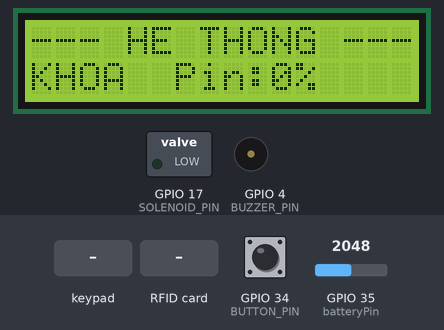
The program below on a simulated ESP32. Parts: 16×2 character LCD, switched loads named in the program (green lamp = pin HIGH), buzzer (waves = sounding, pin HIGH). The inputs (shaded band) are chosen by the test bench; at power-on: GPIO 34 (BUTTON_PIN) HIGH, GPIO 35 (batteryPin) = 2048. WiFi joins after 1.5 s; servers stay silent unless stated; random numbers use the default seed unless the program sets one; EEPROM starts erased; no MQTT or app messages arrive unless stated.

Above: at 1.3 s.
1.4 s: keypad keys 1 2 3 6 # pressed 0.4 s apart
At 4.2 s:
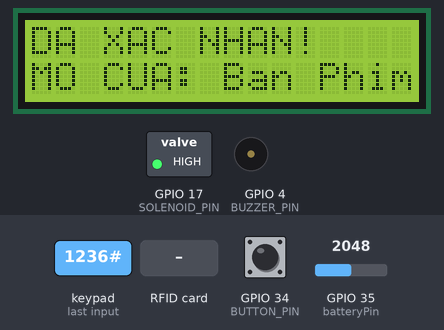
4.9 s: GPIO 34 (BUTTON_PIN) pulled LOW for 3.2 s
At 9.2 s:
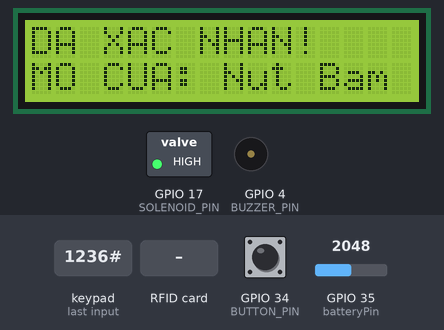
11.3 s: RFID card 03 78 16 19 56 held to the reader
14.5 s: key '*' pressed
17.7 s: keypad keys 0 2 0 6 2 3 # pressed 0.4 s apart
At 21.3 s:
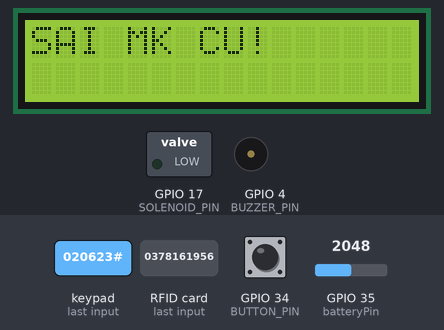
22.0 s: RFID card 63 CD A2 56 held to the reader
At 22.6 s:
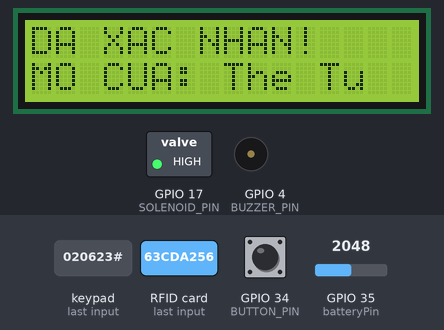
Timing chart, 0 to 26.8 s (numbered marks = the images above; inputs shaded):
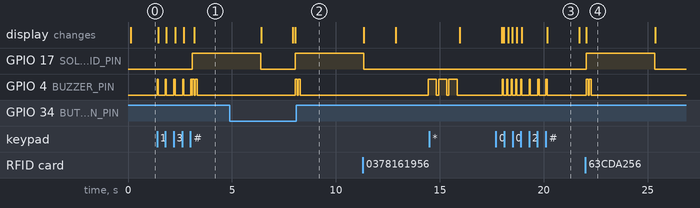

Measured:
- after the input at 1.4 s, GPIO 17 (SOLENOID_PIN): LOW → HIGH after 1.7 s; GPIO 4 (BUZZER_PIN): goes 4 × (HIGH 0.05 s, LOW 0.35 s), HIGH 0.05 s, LOW 0.03 s, HIGH 0.10 s, LOW 0.05 s, HIGH 0.10 s, then LOW, starting at once; the display: first changes after 0.07 s (image 1 shows a later state)
- after the input at 4.9 s, GPIO 4 (BUZZER_PIN): alternates HIGH for 0.10 s and LOW for 0.05 s, 4 changes in all, then stays LOW, starting after 3.1 s
- after the input at 11.3 s, GPIO 4 (BUZZER_PIN): LOW → HIGH after 3.1 s
- after the input at 22.0 s, GPIO 17 (SOLENOID_PIN): LOW → HIGH at once, → LOW 3.3 s later; GPIO 4 (BUZZER_PIN): alternates HIGH for 0.10 s and LOW for 0.05 s, 4 changes in all, then stays LOW, starting at once
- what the display in image 3 shows lasts 1.5 s, from 20.2 s to 21.7 s

The program:

main.cpp
```cpp
// (licence header left out)
#undef VERSION
#define VERSION "Version 1.00"

#include "smart_lock.h"

void setup(void)
{
    smartLockSetup();
}

void loop(void)
{
    smartLockLoop();
}
```

battery_monitor.h
```cpp
#ifndef BATTERY_MONITOR_H
#define BATTERY_MONITOR_H

#include <Arduino.h>

typedef struct {
    uint8_t percent;
    float voltage;
} BatteryStatus;

void batteryMonitorBegin(uint8_t analogPin, float dividerRatio);
BatteryStatus batteryMonitorRead(void);
uint8_t batteryMonitorReadPercent(void);

#endif
```

mqtt_topics.h
```cpp
#ifndef MQTT_TOPICS_H
#define MQTT_TOPICS_H

#include <Arduino.h>

String mqttStatusTopic(const char *lockId);
String mqttCommandTopic(const char *lockId);

#endif
```

smart_lock.h
```cpp
#ifndef SMART_LOCK_H
#define SMART_LOCK_H

#include <Arduino.h>

#define MQTT_SERVER "d60daf22.ala.asia-southeast1.emqxsl.com"
#define MQTT_PORT 8883
#define LOCK_ID "e16147df-f1a2-40bb-b813-750bd79e6b2e"

#define SS_PIN 5
#define RST_PIN 32
#define BUZZER_PIN 4
#define BUTTON_PIN 34
#define SOLENOID_PIN 17
#define BATTERY_PIN 35

#define ROW_NUM 4
#define COL_NUM 3

#define LCD_TIMEOUT_MS 20000UL
#define INPUT_TIMEOUT_MS 10000UL
#define LOCK_TIMEOUT_MS 30000UL
#define NETWORK_CHECK_MS 10000UL

typedef enum {
    SYS_IDLE,
    SYS_WAIT_PASSWORD,
    SYS_LOCKED,
    SYS_CHANGE_OLD,
    SYS_CHANGE_NEW,
    SYS_CHANGE_CONFIRM
} SystemState;

void smartLockSetup(void);
void smartLockLoop(void);

#endif
```

battery_monitor.cpp
```cpp
// (licence header left out)
#undef VERSION
#define VERSION "Version 1.00"

#include "battery_monitor.h"

static uint8_t batteryPin = 35;
static float voltageDividerRatio = 4.7f;

void batteryMonitorBegin(uint8_t analogPin, float dividerRatio)
{
    batteryPin = analogPin;
    voltageDividerRatio = dividerRatio;
}

BatteryStatus batteryMonitorRead(void)
{
    long sum = 0;
    for (int i = 0; i < 10; i++) {
        sum += analogRead(batteryPin);
    }

    float voltage = ((sum / 10.0f) / 4095.0f) * 3.3f * voltageDividerRatio;
    float percent = (voltage - 9.0f) / (12.6f - 9.0f) * 100.0f;

    BatteryStatus status;
    status.voltage = voltage;
    status.percent = (uint8_t)constrain(percent, 0, 100);
    return status;
}

uint8_t batteryMonitorReadPercent(void)
{
    return batteryMonitorRead().percent;
}
```

mqtt_topics.cpp
```cpp
// (licence header left out)
#undef VERSION
#define VERSION "Version 1.00"

#include "mqtt_topics.h"

static String mqttBaseTopic(const char *lockId)
{
    return "smartlock/" + String(lockId);
}

String mqttStatusTopic(const char *lockId)
{
    return mqttBaseTopic(lockId) + "/status";
}

String mqttCommandTopic(const char *lockId)
{
    return mqttBaseTopic(lockId) + "/cmd";
}
```

smart_lock.cpp
```cpp
// (licence header left out)
#undef VERSION
#define VERSION "Version 1.00"

#include "smart_lock.h"

#include "battery_monitor.h"
#include "mqtt_topics.h"

#include <ArduinoJson.h>
#include <Keypad.h>
#include <LiquidCrystal_I2C.h>
#include <MFRC522.h>
#include <Preferences.h>
#include <PubSubClient.h>
#include <SPI.h>
#include <WiFi.h>
#include <WiFiClientSecure.h>
#include <WiFiMulti.h>
#include <Wire.h>

static WiFiMulti wifiMulti;
static MFRC522 rfid(SS_PIN, RST_PIN);
static LiquidCrystal_I2C lcd(0x27, 16, 2);
static Preferences preferences;
static WiFiClientSecure espClient;
static PubSubClient mqttClient(espClient);

static unsigned long lastLCDActivity = 0;
static bool isLCDBacklightOn = true;
static int globalBattery = 100;
static String currentPass = "1236";

static byte pinRows[ROW_NUM] = {33, 25, 26, 27};
static byte pinCols[COL_NUM] = {14, 12, 13};
static char keys[ROW_NUM][COL_NUM] = {
    {'1', '2', '3'},
    {'4', '5', '6'},
    {'7', '8', '9'},
    {'*', '0', '#'}};
static Keypad keypad = Keypad(makeKeymap(keys), pinRows, pinCols, ROW_NUM, COL_NUM);

static SystemState currentState = SYS_IDLE;
static String inputPassword = "";
static String tempPassword = "";
static int failCount = 0;
static int failCountRFID = 0;
static unsigned long lockStartTime = 0;
static unsigned long lastActivityTime = 0;
static bool isLearningMode = false;
static unsigned long lastNetCheck = 0;

static void beepStep(void);
static void beepSuccess(void);
static void beepError(void);
static void wakeUpLCD(void);
static void showIdle(void);
static void publishStatus(bool locked, const char *method, const char *userName, bool saveToHistory);
static void publishAdminEvent(const char *method, const char *note);
static void unlockDoor(const char *method, const char *userName);
static void maintainConnections(void);
static void handleRFID(void);
static void startInput(const char *line1);
static void handleKeypad(void);
static void handleButton(void);
static void handleLCDTimeout(void);
static void mqttCallback(char *topic, byte *payload, unsigned int length);

static void beepStep(void)
{
    digitalWrite(BUZZER_PIN, HIGH);
    delay(50);
    digitalWrite(BUZZER_PIN, LOW);
}

static void beepSuccess(void)
{
    for (int i = 0; i < 2; i++) {
        digitalWrite(BUZZER_PIN, HIGH);
        delay(100);
        digitalWrite(BUZZER_PIN, LOW);
        delay(50);
    }
}

static void beepError(void)
{
    for (int i = 0; i < 3; i++) {
        digitalWrite(BUZZER_PIN, HIGH);
        delay(400);
        digitalWrite(BUZZER_PIN, LOW);
        delay(100);
    }
}

static void wakeUpLCD(void)
{
    lastLCDActivity = millis();
    if (!isLCDBacklightOn) {
        lcd.backlight();
        isLCDBacklightOn = true;
    }
}

static void showIdle(void)
{
    globalBattery = batteryMonitorReadPercent();
    wakeUpLCD();
    lcd.clear();
    lcd.setCursor(0, 0);
    lcd.print("--- HE THONG ---");
    lcd.setCursor(0, 1);
    lcd.print("KHOA  Pin:");
    lcd.print(globalBattery);
    lcd.print("%");

    currentState = SYS_IDLE;
    inputPassword = "";
}

static void publishStatus(bool locked, const char *method, const char *userName, bool saveToHistory)
{
    if (!mqttClient.connected()) {
        return;
    }

    String topic = mqttStatusTopic(LOCK_ID);
    StaticJsonDocument<256> doc;
    doc["locked"] = locked;
    doc["online"] = true;
    doc["battery"] = batteryMonitorReadPercent();
    doc["method"] = method;
    doc["by"] = userName;
    doc["save"] = saveToHistory;

    String payload;
    serializeJson(doc, payload);
    mqttClient.publish(topic.c_str(), payload.c_str(), true);
}

static void publishAdminEvent(const char *method, const char *note)
{
    if (!mqttClient.connected()) {
        return;
    }

    String topic = mqttStatusTopic(LOCK_ID);
    StaticJsonDocument<256> doc;
    doc["online"] = true;
    doc["method"] = method;
    doc["by"] = note;
    doc["save"] = true;

    String payload;
    serializeJson(doc, payload);
    mqttClient.publish(topic.c_str(), payload.c_str(), true);
}

static void unlockDoor(const char *method, const char *userName)
{
    wakeUpLCD();
    lcd.clear();
    lcd.print("DA XAC NHAN!");
    lcd.setCursor(0, 1);
    lcd.print("MO CUA: ");
    lcd.print(userName);

    digitalWrite(SOLENOID_PIN, HIGH);
    publishStatus(false, method, userName, true);
    beepSuccess();
    delay(3000);

    digitalWrite(SOLENOID_PIN, LOW);
    lcd.clear();
    lcd.print("DA KHOA LAI");
    publishStatus(true, "auto_lock", "He Thong", false);
    delay(1500);
    showIdle();
}

static void maintainConnections(void)
{
    if (millis() - lastNetCheck < NETWORK_CHECK_MS) {
        return;
    }
    lastNetCheck = millis();

    if (wifiMulti.run() != WL_CONNECTED) {
        return;
    }

    if (!mqttClient.connected()) {
        String clientId = "ESP32_Lock_" + String(random(1000, 9999));
        if (mqttClient.connect(clientId.c_str(), "anhminh", "020623")) {
            String commandTopic = mqttCommandTopic(LOCK_ID);
            mqttClient.subscribe(commandTopic.c_str());
            publishStatus((digitalRead(SOLENOID_PIN) == LOW), "boot", "He Thong", false);
        }
    }
}

static void handleRFID(void)
{
    if (currentState == SYS_LOCKED) {
        return;
    }
    if (!rfid.PICC_IsNewCardPresent() || !rfid.PICC_ReadCardSerial()) {
        return;
    }

    wakeUpLCD();

    String cardID = "";
    for (byte i = 0; i < rfid.uid.size; i++) {
        cardID += String(rfid.uid.uidByte[i] < 0x10 ? "0" : "");
        cardID += String(rfid.uid.uidByte[i], HEX);
    }
    cardID.toUpperCase();

    if (isLearningMode) {
        if (mqttClient.connected()) {
            StaticJsonDocument<256> doc;
            doc["pending_id"] = cardID;
            doc["online"] = true;

            String payload;
            serializeJson(doc, payload);
            String statusTopic = mqttStatusTopic(LOCK_ID);
            mqttClient.publish(statusTopic.c_str(), payload.c_str());
        }

        lcd.clear();
        lcd.print("DA QUET THE!");
        isLearningMode = false;
        beepSuccess();
        delay(2000);
        showIdle();
    } else {
        preferences.begin("rfid-cards", true);
        bool authorized = preferences.isKey(cardID.c_str()) || (cardID == "63CDA256");
        preferences.end();

        if (authorized) {
            failCountRFID = 0;
            unlockDoor("rfid", "The Tu");
        } else {
            failCountRFID++;
            beepError();
            lcd.clear();
            lcd.print("THE CHUA DK!");
            publishStatus(true, "warning", "The la xam nhap", true);

            if (failCountRFID >= 3) {
                currentState = SYS_LOCKED;
                lockStartTime = millis();
                lcd.setCursor(0, 1);
                lcd.print("TAM KHOA 30S!");
                publishStatus(true, "warning", "Khoa the 30s", true);
            } else {
                delay(2000);
                showIdle();
            }
        }
    }

    rfid.PICC_HaltA();
    rfid.PCD_StopCrypto1();
}

static void startInput(const char *line1)
{
    lastActivityTime = millis();
    wakeUpLCD();
    lcd.clear();
    lcd.print(line1);
    lcd.setCursor(0, 1);
    lcd.print("> ");
    inputPassword = "";
}

static void handleKeypad(void)
{
    if (currentState == SYS_LOCKED) {
        if (millis() - lockStartTime > LOCK_TIMEOUT_MS) {
            currentState = SYS_IDLE;
            failCount = 0;
            failCountRFID = 0;
            showIdle();
        }
        return;
    }

    char key = keypad.getKey();
    if (!key) {
        if (currentState != SYS_IDLE && (millis() - lastActivityTime > INPUT_TIMEOUT_MS)) {
            showIdle();
        }
        return;
    }

    wakeUpLCD();
    lastActivityTime = millis();
    beepStep();

    if (currentState == SYS_IDLE) {
        if (key == '*') {
            currentState = SYS_CHANGE_OLD;
            startInput("NHAP MK CU:");
        } else {
            startInput("MAT KHAU:");
            currentState = SYS_WAIT_PASSWORD;
            if (key >= '0' && key <= '9') {
                inputPassword += key;
                lcd.print("*");
            }
        }
        return;
    }

    if (key == '*') {
        showIdle();
        return;
    }

    if (key >= '0' && key <= '9' && inputPassword.length() < 4) {
        inputPassword += key;
        lcd.setCursor(inputPassword.length() + 1, 1);
        lcd.print("*");
    }

    if (key != '#' || inputPassword.length() < 4) {
        return;
    }

    if (currentState == SYS_WAIT_PASSWORD) {
        if (inputPassword == currentPass) {
            failCount = 0;
            unlockDoor("password", "Ban Phim");
        } else {
            failCount++;
            beepError();
            publishStatus(true, "warning", "Sai mat khau", true);
            if (failCount >= 3) {
                currentState = SYS_LOCKED;
                lockStartTime = millis();
                lcd.clear();
                lcd.print("TAM KHOA PHIM!");
                publishStatus(true, "warning", "Bi khoa 30s", true);
            } else {
                lcd.clear();
                lcd.print("SAI MAT KHAU!");
                delay(1500);
                startInput("MAT KHAU:");
            }
        }
    } else if (currentState == SYS_CHANGE_OLD) {
        if (inputPassword == currentPass) {
            startInput("NHAP MK MOI:");
            currentState = SYS_CHANGE_NEW;
            beepSuccess();
        } else {
            lcd.clear();
            lcd.print("SAI MK CU!");
            publishStatus(true, "warning", "Doi MK fail", true);
            delay(1500);
            showIdle();
        }
    } else if (currentState == SYS_CHANGE_NEW) {
        tempPassword = inputPassword;
        startInput("XAC NHAN MK:");
        currentState = SYS_CHANGE_CONFIRM;
    } else if (currentState == SYS_CHANGE_CONFIRM) {
        if (inputPassword == tempPassword) {
            currentPass = inputPassword;
            preferences.begin("lock-data", false);
            preferences.putString("password", currentPass);
            preferences.end();
            lcd.clear();
            lcd.print("THANH CONG!");
            publishStatus(true, "change_password", "Ban Phim", true);
            beepSuccess();
            delay(2000);
            showIdle();
        } else {
            lcd.clear();
            lcd.print("KHONG KHOP!");
            delay(1500);
            showIdle();
        }
    }
}

static void handleButton(void)
{
    if (digitalRead(BUTTON_PIN) == LOW) {
        delay(50);
        if (digitalRead(BUTTON_PIN) == LOW) {
            unlockDoor("button", "Nut Bam");
        }
    }
}

static void handleLCDTimeout(void)
{
    if (isLCDBacklightOn && (millis() - lastLCDActivity > LCD_TIMEOUT_MS)) {
        lcd.noBacklight();
        isLCDBacklightOn = false;
    }
}

static void mqttCallback(char *topic, byte *payload, unsigned int length)
{
    (void)topic;

    StaticJsonDocument<256> doc;
    DeserializationError error = deserializeJson(doc, payload, length);
    if (error) {
        return;
    }

    String action = doc["action"] | "";

    if (action == "unlock") {
        unlockDoor("app", doc["by"] | "App");
    } else if (action == "START_LEARNING") {
        isLearningMode = true;
        wakeUpLCD();
        lcd.clear();
        lcd.print("DANG CHO THE...");
        beepSuccess();
    } else if (action == "ADD_CARD") {
        String cardId = doc["id"] | "";
        cardId.toUpperCase();

        preferences.begin("rfid-cards", false);
        preferences.putBool(cardId.c_str(), true);
        preferences.end();

        publishAdminEvent("da_them_the", cardId.c_str());
        beepSuccess();
        showIdle();
    } else if (action == "REMOVE_CARD") {
        String cardId = doc["id"] | "";
        cardId.toUpperCase();

        preferences.begin("rfid-cards", false);
        preferences.remove(cardId.c_str());
        preferences.end();

        publishAdminEvent("da_xoa_the", cardId.c_str());
        beepSuccess();
        showIdle();
    }
}

void smartLockSetup(void)
{
    Serial.begin(115200);
    pinMode(SOLENOID_PIN, OUTPUT);
    pinMode(BUZZER_PIN, OUTPUT);
    pinMode(BUTTON_PIN, INPUT_PULLUP);
    batteryMonitorBegin(BATTERY_PIN, 4.7f);

    Wire.begin(21, 22);
    lcd.init();
    lcd.backlight();

    preferences.begin("lock-data", true);
    currentPass = preferences.getString("password", "1236");
    preferences.end();

    SPI.begin();
    rfid.PCD_Init();

    wifiMulti.addAP("NGUYEN ANH DUNG", "0378161956");
    wifiMulti.addAP("AnhMinh", "02060723");

    espClient.setInsecure();
    mqttClient.setServer(MQTT_SERVER, MQTT_PORT);
    mqttClient.setCallback(mqttCallback);

    showIdle();
}

void smartLockLoop(void)
{
    handleKeypad();
    handleRFID();
    handleButton();
    maintainConnections();

    if (mqttClient.connected()) {
        mqttClient.loop();
    }

    handleLCDTimeout();
}
```
